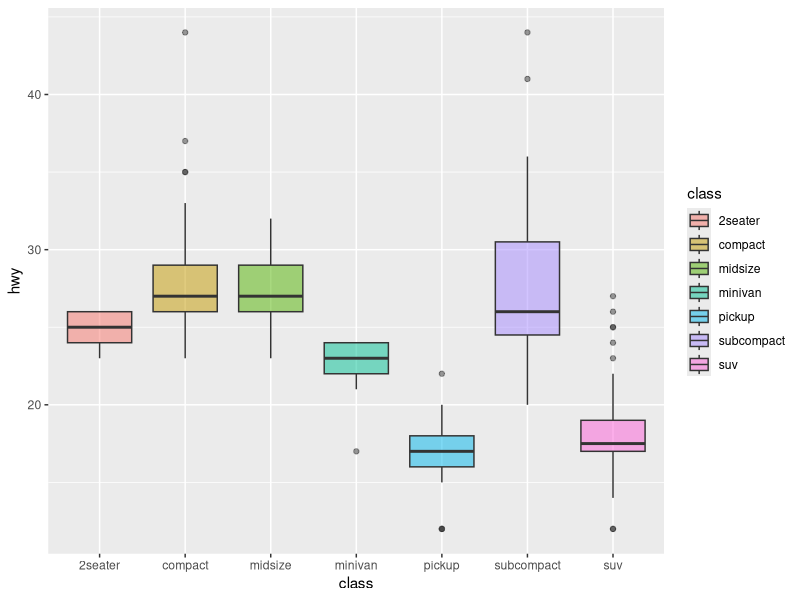

Recreate this plot in R.
library(ggplot2)
#using mpg dataframe in ggplot for getting class wise bifurcation No class wise data can be extracted from mtcars
ggplot(mpg, aes(x=class, y=hwy,fill=class,font.main=2)) +  geom_boxplot(alpha=0.5)


